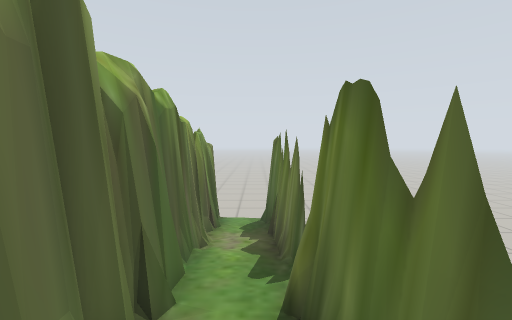
view 1 (above)

21 first-person views from a walk through a robot-simulator world made for Gazebo. The camera is 0.92 m above the floor, tilts 4° down and sees 90° across. Floor lines are 1 m apart. The floor is counted in squares, 0.5 m on a side. Each view is taken from the middle of a square. On the plan, view 1 faces up. The plan holds only what a view shows up to about 15 squares ahead; the rest is blank. The place goes on beyond the plan.

view 2
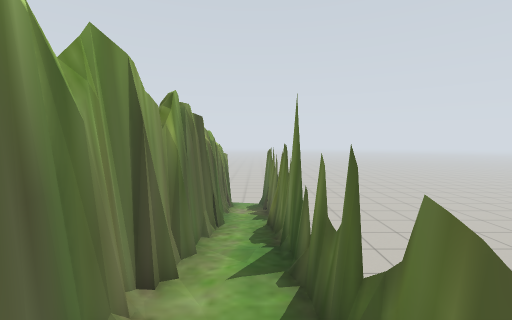

view 3
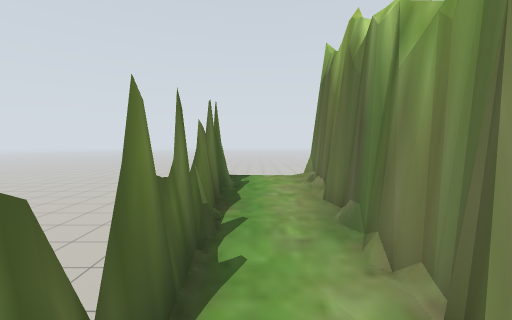

view 4
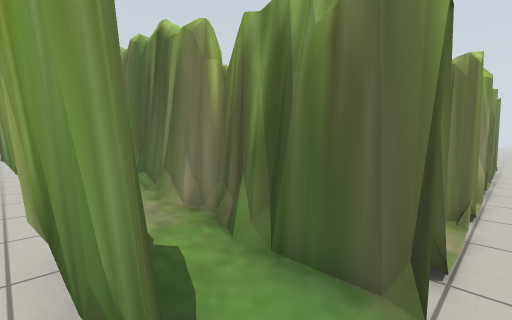

view 5
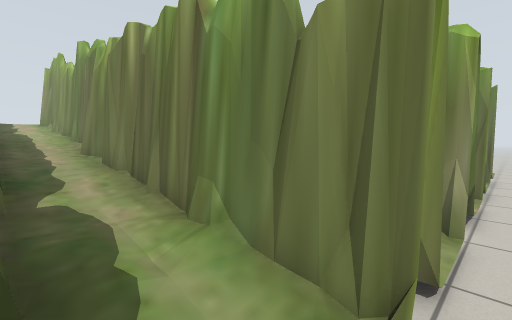

view 6
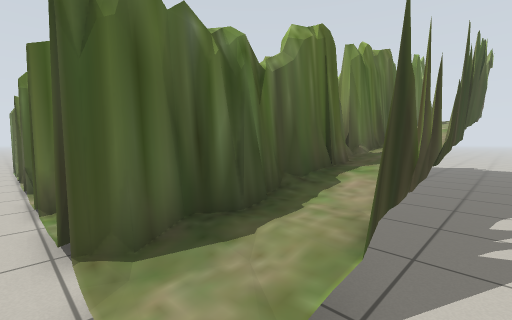

view 7
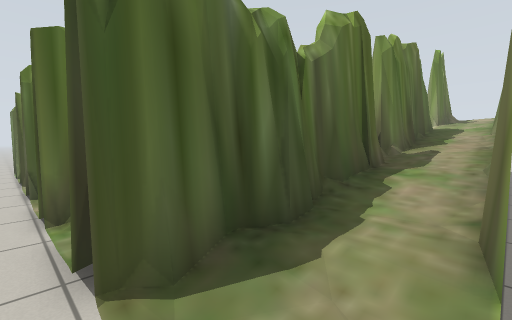

view 8
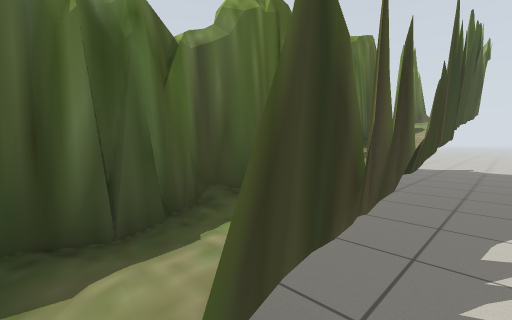

view 9
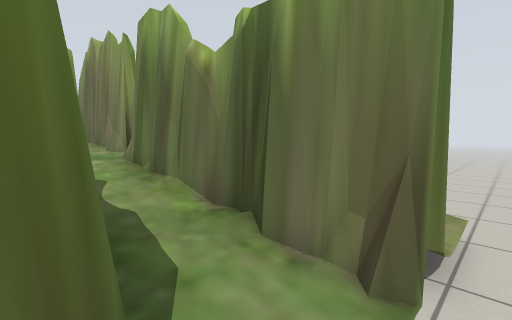

view 10
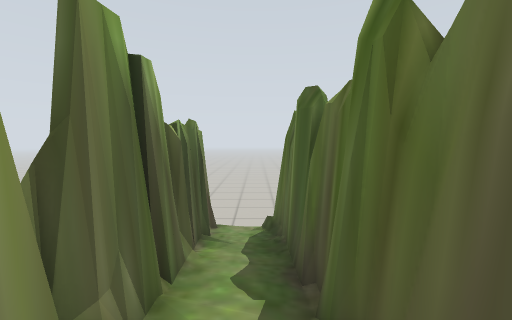

view 11
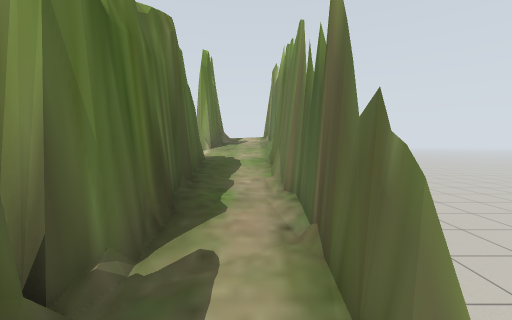

view 12
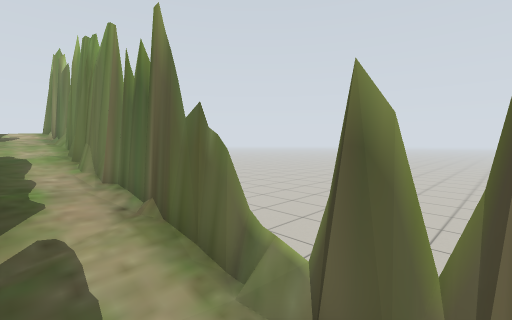

view 13
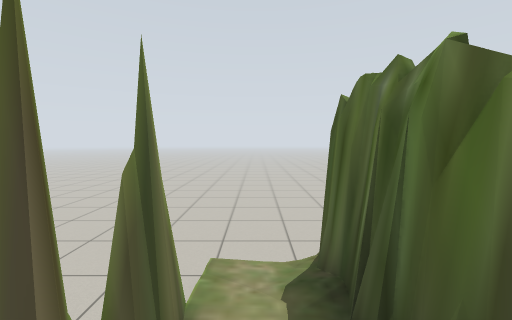

view 14
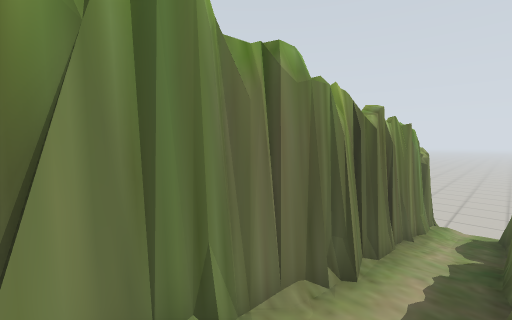

view 15
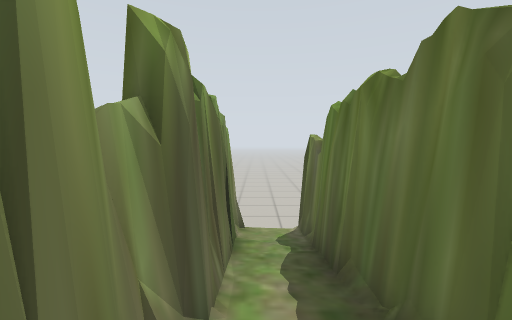

view 16
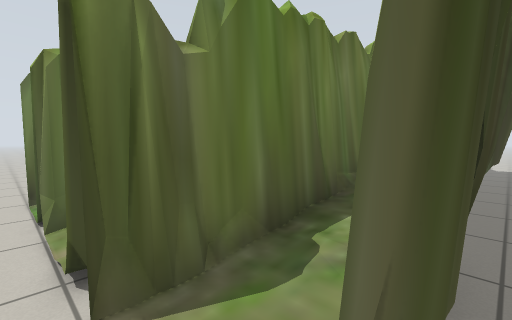

view 17
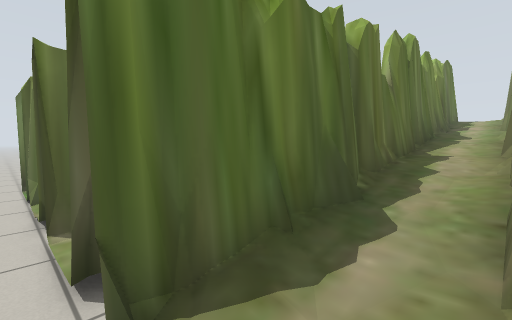

view 18
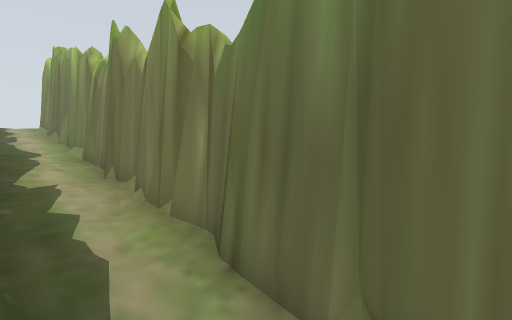

view 19
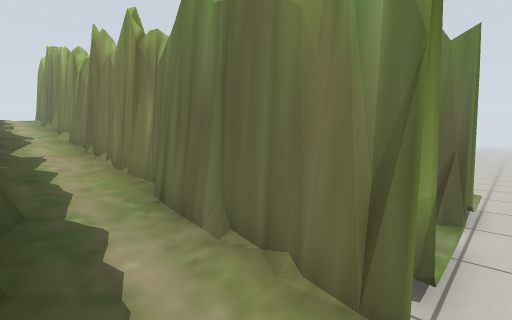

view 20
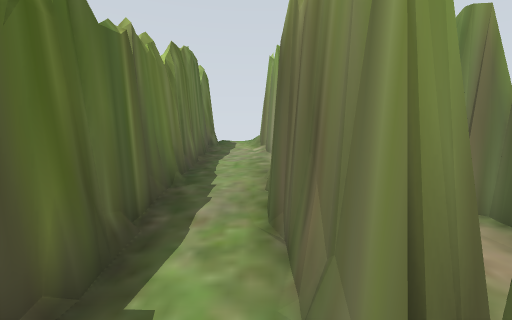

view 21
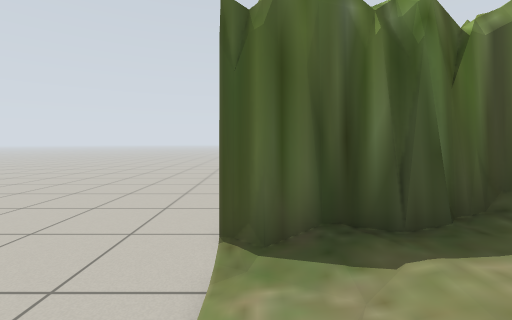

### Floor plan
Key: @ floor where view 1 was taken; # wall or solid block; x gap in a wall; . main floor; : floor 0.25 m higher than the main floor; + floor 0.5 m higher than the main floor; * floor 0.75 m higher than the main floor; % floor 1 m higher than the main floor; & floor 1.25 m higher than the main floor; $ floor 1.5 m higher than the main floor; / step, stairs or slope; = window, fence, low wall or low ledge.
Columns run from 20 left of view 1 to 2 right of it. Each row starts with its distance up from view 1.
 14 .....................
 13 .......................
 12 .=:/#:/##:/#:.#/.##..#.
 11 .=:/#::##:/#::#/:##::#
 10 .=+/#+:##:/#::##:##::#
  9 .x++#++##:##::##:##::#
  8 .#++#++##+##++##+##::#
  7 .x++#++##+/#++##+##++#
  6 .=**#**##+/#++##+##++#
  5 .#**#**##*/#  ##*##++x
  4 .#**#**##*/#   #*##=*#
  3 .#%%#%*##*/ *  #* #**#
  2 .#%%#%%##%#   ##* #**#
  1 .#%%#%%##%##  ##% #*%#
  0 .#%&#%%##%%#  ##% #%@#
 -1 .#&&#&&##%%#  ##%/#%%=
 -2 .#&&&&&##&#=   #& #%%#
 -3 .=&&&&&##&#=   x& #&&#
 -4 . /$#=&#=&&=   #& #&&=
 -5 .//$ /$#=$$=   =& #&&=
 -6 .//$//// $/    /$ =&&#
 -7 ..//  $/ $/        /$/
 -8 ...
 -9 ..

Where each view was taken, in squares from view 1:
view 1: 0 up, 0 right, facing up
view 2: 6 down, 0 right, facing up
view 3: 0 up, 0 right, facing down
view 4: 13 up, 1 right, facing down-left
view 5: 13 up, 3 left, facing down-left
view 6: 13 up, 20 left, facing down-right
view 7: 13 up, 19 left, facing down-right
view 8: 11 up, 20 left, facing down-right
view 9: 13 up, 13 left, facing down-left
view 10: 3 up, 14 left, facing up
view 11: 7 up, 18 left, facing down
view 12: 8 up, 17 left, facing down-left
view 13: 7 up, 18 left, facing up
view 14: 1 down, 3 left, facing up-left
view 15: 3 up, 8 left, facing up
view 16: 13 up, 9 left, facing down-right
view 17: 13 up, 12 left, facing down-right
view 18: 11 up, 10 left, facing down-left
view 19: 13 up, 10 left, facing down-left
view 20: 6 up, 15 left, facing down
view 21: 12 up, 20 left, facing right
